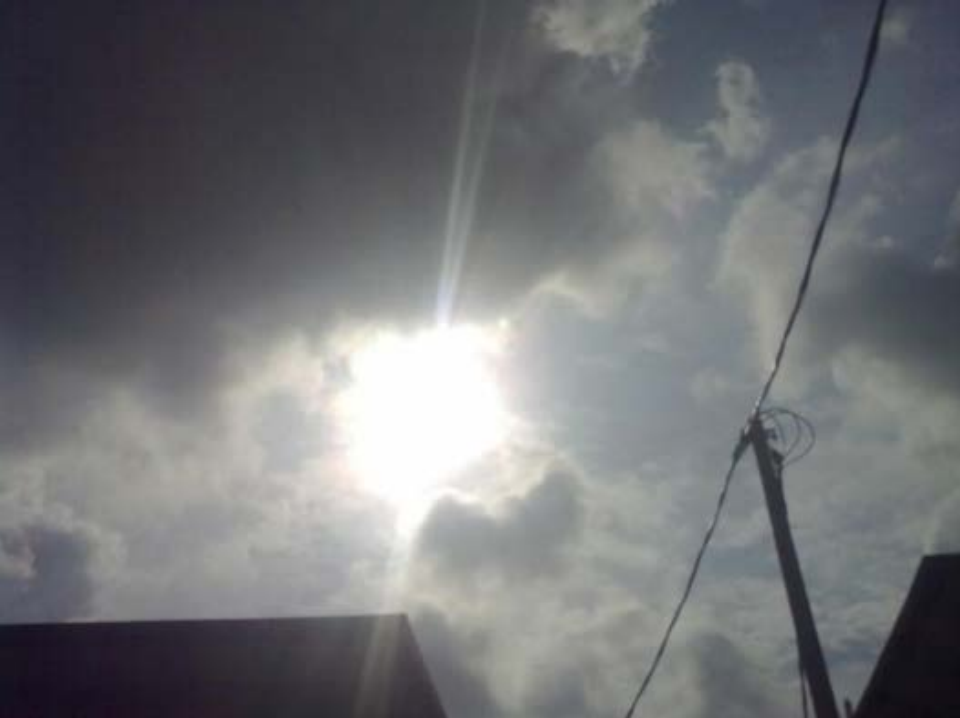
#> input picture Simulation/sunfig.png, 960 x 718 px
$ python 2gray_detectedge_without_cv2.py
#> lines starting #> are read from the running program, lines starting #| are printed output that depends on the picture; after the words box and inside, x2 and y2 are one past the last pixel; in counts of white or black regions, pixels touching at a corner belong together
#> further down, img is the input picture: shape (718, 960, 4); mean R, G, B, A 113.5, 114.6, 117.5, 255
# -*- coding: utf-8 -*-
"""
Created on Fri Aug 25 12:11:41 2017

@author: lineplus
"""

import numpy as np
from skimage import io, color
import matplotlib.pyplot as plt

def color2gray(colorimage):
    grayimage = np.zeros([np.shape(colorimage)[0], np.shape(colorimage)[1]], dtype=np.uint8)
    grayimage = np.uint8((np.uint16(colorimage[:, :, 0]) + np.uint16(colorimage[:, :, 1]) + np.uint16(colorimage[:, :, 2])) / 3)

    return(grayimage)


def thresholdimg(image,min_th,max_th):

#> called with min_th = 220, max_th = 255
    th_img=((image>min_th)&(image<=max_th))* np.uint8(255)
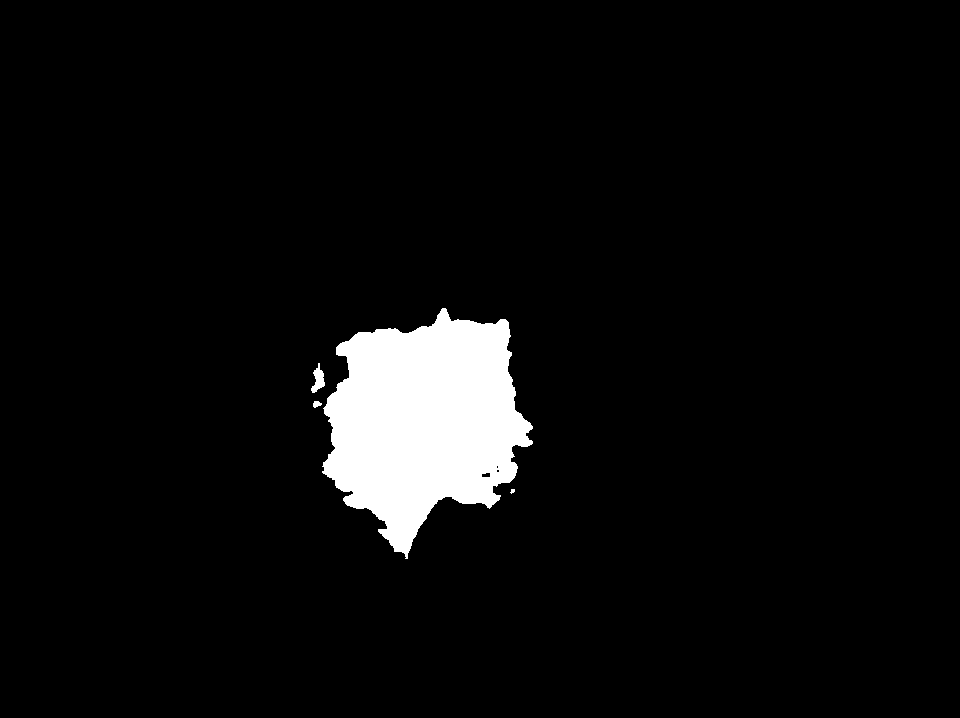
#> th_img: shape (718, 960); 4.9% white; 4 white regions (1 under 20 px), largest, box (x1, y1, x2, y2) and area: (322, 308, 533, 559) 33542, (311, 363, 325, 393) 219, (313, 401, 322, 408) 44
    return th_img


def detectedge(grayimg):
    moveleftimage=grayimg[:, 1:]
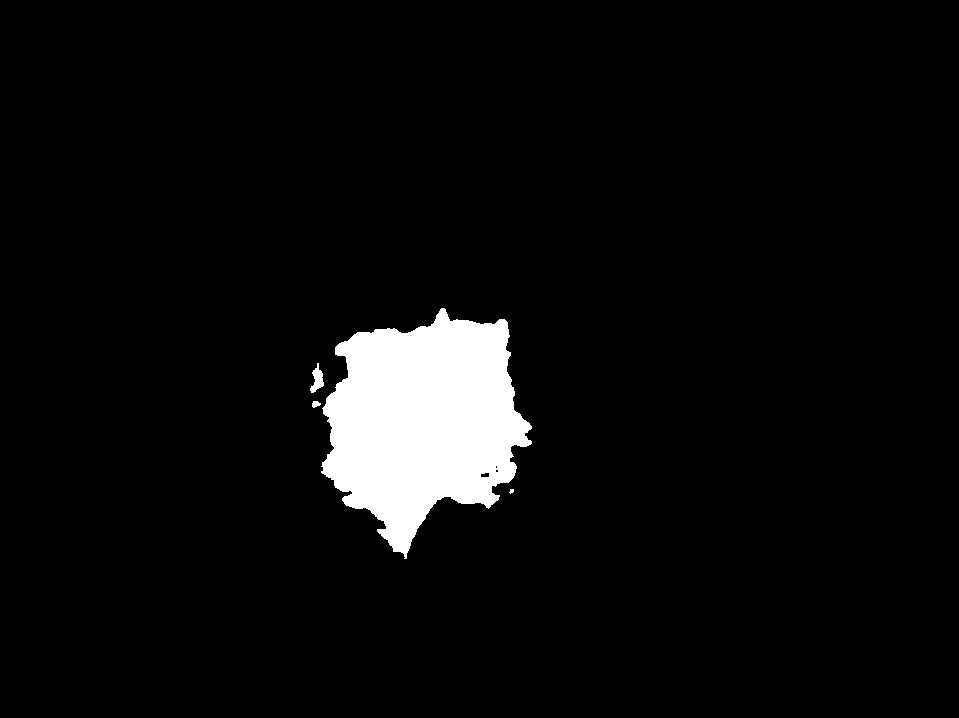
#> moveleftimage: shape (718, 959); 4.9% white; 4 white regions (1 under 20 px), largest, box (x1, y1, x2, y2) and area: (321, 308, 532, 559) 33542, (310, 363, 324, 393) 219, (312, 401, 321, 408) 44
    edgeimage = np.uint8(np.abs(np.int16(grayimg[:, 0:-1]) - np.int16(moveleftimage[:, :])))
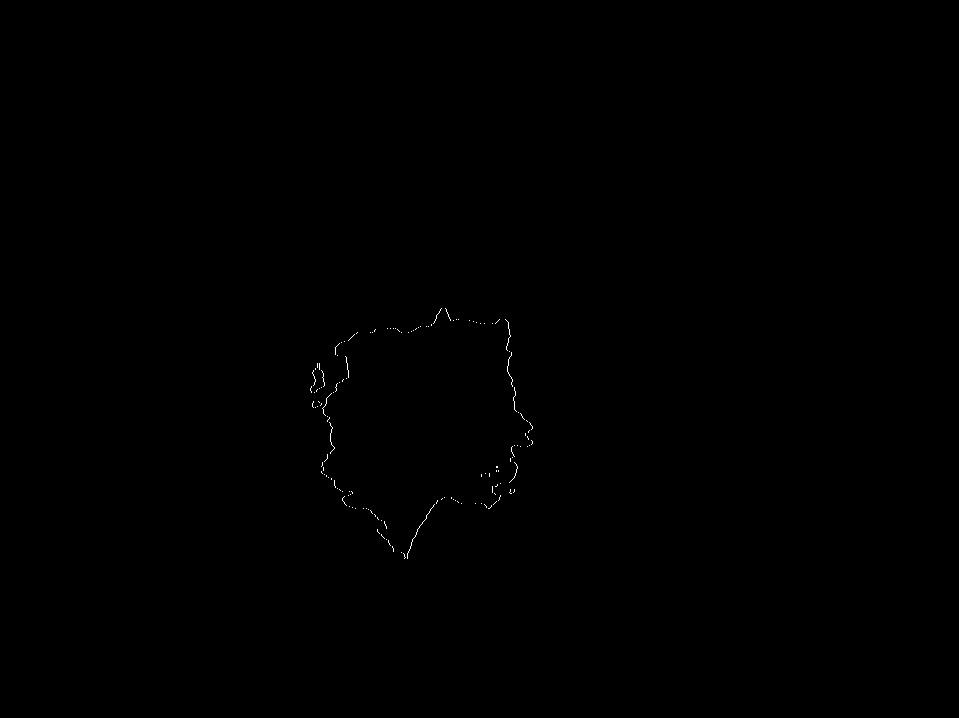
#> edgeimage: shape (718, 959); 0.1% white in thin lines or dots, all inside (x1, y1, x2, y2) = (310, 308, 533, 559)

    return(edgeimage)

# read image file
img = io.imread('sunfig.png')

# RGB to Gray translation
grayimage = color2gray(img)


# Binary translation

# global thresholding
thres_image=thresholdimg(grayimage,220,255)


edgeimage = detectedge(thres_image)

# view image file
imgplot = plt.imshow(edgeimage, cmap='gray')
#plt.show()
